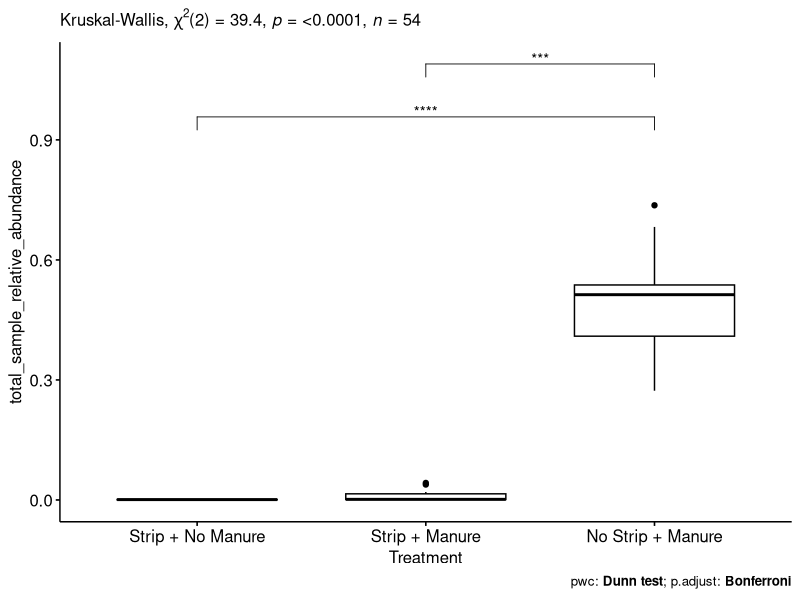
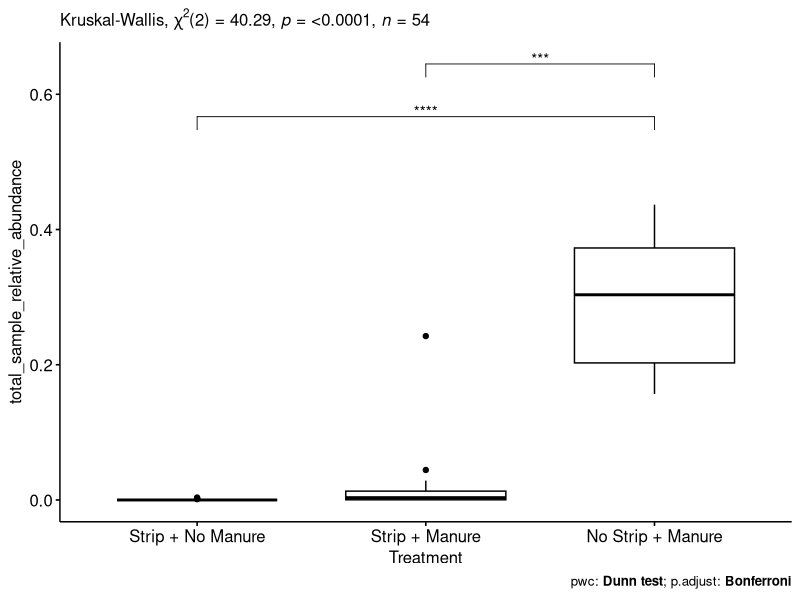

Source code (R) for these figures, in order:
library(readxl)
library(tidyverse)
library(ggpubr)
library(rstatix)

data <- read_excel("water_sediment_combined.xlsx")

manure_primers <- c("tetM", "tetQ", "tet44", "tnpA6", "tetT", "tetW", "ermF", "tet36", "aph3",
                    "ermQ", "aadE", "ermB", "tetO", "sat4", "erm35", "aadD", "tetL", "tetX",
                    "sul2", "tnpA5", "intl2", "ermT", "intl3", "sul1", "intl1")

data_ed <- subset(data, Primer %in% manure_primers)

water <- subset(data_ed, Matrix == "Water")
sediment <- subset(data_ed, Matrix == "Sediment")

#Cumulative Abundance
cumulative_abundance_water <- water %>%
  group_by(Plot, Time, Treatment) %>% 
  summarise(total_sample_relative_abundance = sum(Relative_Abundance)) %>%
  ungroup() %>%
  reorder_levels(Treatment, order = c("Strip + No Manure", "Strip + Manure", "No Strip + Manure"))
cumulative_abundance_sediment <- sediment %>%
  group_by(Plot, Time, Treatment) %>% 
  summarise(total_sample_relative_abundance = sum(Relative_Abundance)) %>%
  ungroup() %>%
  reorder_levels(Treatment, order = c("Strip + No Manure", "Strip + Manure", "No Strip + Manure"))

#Kruskal-Wallis
kruskal.test(total_sample_relative_abundance ~ Treatment, data = cumulative_abundance_water)
kruskal.test(total_sample_relative_abundance ~ Treatment, data = cumulative_abundance_sediment)

#Dunn Test (Option 1)
#Code from https://www.datanovia.com/en/lessons/kruskal-wallis-test-in-r/
res.kruskal_water <- cumulative_abundance_water %>% 
  kruskal_test(total_sample_relative_abundance ~ Treatment)
res.kruskal_water

pwc_water <- cumulative_abundance_water %>% dunn_test(total_sample_relative_abundance ~ Treatment,
                                       p.adjust.method = "bonferroni") 
pwc_water

pwc_water <- pwc_water %>% add_xy_position(x = "Treatment")
plot_water <- ggboxplot(cumulative_abundance_water, x = "Treatment", y = "total_sample_relative_abundance") +
  stat_pvalue_manual(pwc_water, hide.ns = TRUE) +
  labs(
    subtitle = get_test_label(res.kruskal_water, detailed = TRUE),
    caption = get_pwc_label(pwc_water)
  )

plot_water

res.kruskal_sediment <- cumulative_abundance_sediment %>% 
  kruskal_test(total_sample_relative_abundance ~ Treatment)
res.kruskal_sediment

pwc_sediment <- cumulative_abundance_sediment %>% dunn_test(total_sample_relative_abundance ~ Treatment,
                                       p.adjust.method = "bonferroni") 
pwc_sediment

pwc_sediment <- pwc_sediment %>% add_xy_position(x = "Treatment")
plot_sediment <- ggboxplot(cumulative_abundance_sediment, x = "Treatment", y = "total_sample_relative_abundance") +
  stat_pvalue_manual(pwc_sediment, hide.ns = TRUE) +
  labs(
    subtitle = get_test_label(res.kruskal_sediment, detailed = TRUE),
    caption = get_pwc_label(pwc_sediment)
  )

plot_sediment
